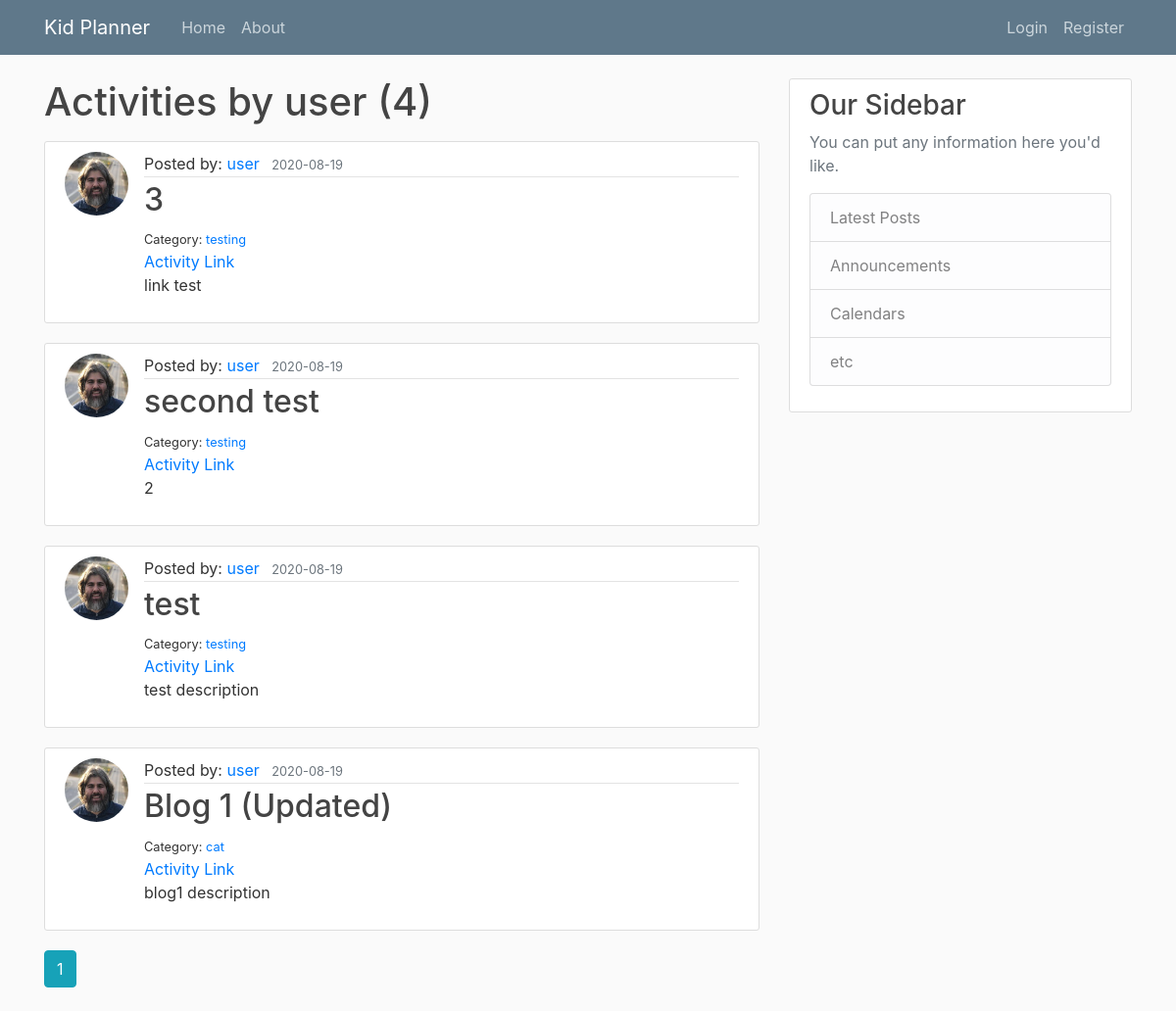
The app's page /user/user with its own data.
### planner/models.py (models this page shows, shortened)
class User(db.Model, UserMixin):
    id = db.Column(db.Integer, primary_key=True)
    username = db.Column(db.String(20), unique=True, nullable=False)
    email = db.Column(db.String(120), unique=True, nullable=False)
    image_file = db.Column(db.String(20), nullable=False, default='default.jpg')
    password = db.Column(db.String(60), nullable=False)
    activities = db.relationship('Activity', backref='author', lazy=True)

class Activity(db.Model):
    id = db.Column(db.Integer, primary_key=True)
    title = db.Column(db.String(100), nullable=False)
    link = db.Column(db.String(500), nullable=True, default="#")
    category = db.Column(db.String(100), nullable=True)
    description = db.Column(db.String(), nullable=True)
    date_posted = db.Column(db.DateTime, nullable=False, default=datetime.utcnow)
    user_id = db.Column(db.Integer, db.ForeignKey('user.id'), nullable=False)

### planner/routes.py (the view)
@app.route('/user/<string:username>')
def user_activities(username):
    page = request.args.get('page', 1, type=int)
    user = User.query.filter_by(username=username).first_or_404()
    activities = Activity.query.filter_by(author=user)\
        .order_by(Activity.date_posted.desc())\
        .paginate(page=page, per_page=5)
    return render_template('user_activities.html', activities=activities, user=user)

### planner/templates/user_activities.html
{% extends "layout.html" %}
{% block content %}
    <h1 class="mb-3">Activities by {{ user.username}} ({{ activities.total }})</h1>
    {% for activity in activities.items %}
        <article class="media content-section">
        <img class="rounded-circle article-img" src="{{ url_for('static', filename='profile_pics/' + activity.author.image_file) }}">
              <div class="media-body">
                <div class="article-metadata">
                  Posted by:  <a class="mr-2" href="{{ url_for('user_activities', username=activity.author.username) }}">{{ activity.author.username }}</a>
                  <small class="text-muted">{{ activity.date_posted.strftime('%Y-%m-%d') }}</small>
                </div>
                <h2><a class="article-title" href="{{ url_for('activity', activity_id=activity.id) }}">{{ activity.title }}</a></h2>
                <small>Category:  <a href="{{ url_for('category_activities', category=activity.category) }}">{{ activity.category }}</a></small><br>
                <a href='{{ activity.link }}' target="_blank">Activity Link</a>
                <p class="article-content">{{ activity.description }}</p>
              </div>
            </article>
    {% endfor %}
    {% for page_num in activities.iter_pages(left_edge=1, right_edge=1, left_current=1, right_current=2) %}
      {% if page_num %}
          {% if activities.page == page_num %}
            <a class="btn btn-info mb-4" href="{{ url_for('user_activities', username=user.username, page=page_num) }}">{{ page_num }}</a>
          {% else %}
            <a class="btn btn-outline-info mb-4" href="{{ url_for('user_activities', username=user.username, page=page_num) }}">{{ page_num }}</a>
          {% endif %}
      {% else %}
       ...
      {% endif %}
    {% endfor %}
{% endblock content %}

### planner/static/main.css (style rules this page uses)
body { background: #fafafa; color: #333333; margin-top: 5rem; }
h1, h2, h3, h4, h5, h6 { color: #444444; }
.content-section { background: #ffffff; padding: 10px 20px; border: 1px solid #dddddd; border-radius: 3px; margin-bottom: 20px; }
.article-title { color: #444444; }
.article-content { white-space: pre-line; }
.article-img { height: 65px; width: 65px; margin-right: 16px; }
.article-metadata { padding-bottom: 1px; margin-bottom: 4px; border-bottom: 1px solid #e3e3e3 }

### records on screen
User: username "user"
Activity: image_file (picture), author.username "user", date_posted "2020-08-19", title "3", category "testing", description "link test"
Activity: image_file (picture), author.username "user", date_posted "2020-08-19", title "second test", category "testing", description "2"
Activity: image_file (picture), author.username "user", date_posted "2020-08-19", title "test", category "testing", description "test description"
Activity: image_file (picture), author.username "user", date_posted "2020-08-19", title "Blog 1 (Updated)", category "cat", description "blog1 description"

### other values on screen
{{ activities.total }} "4"
{{ page_num }} "1"
